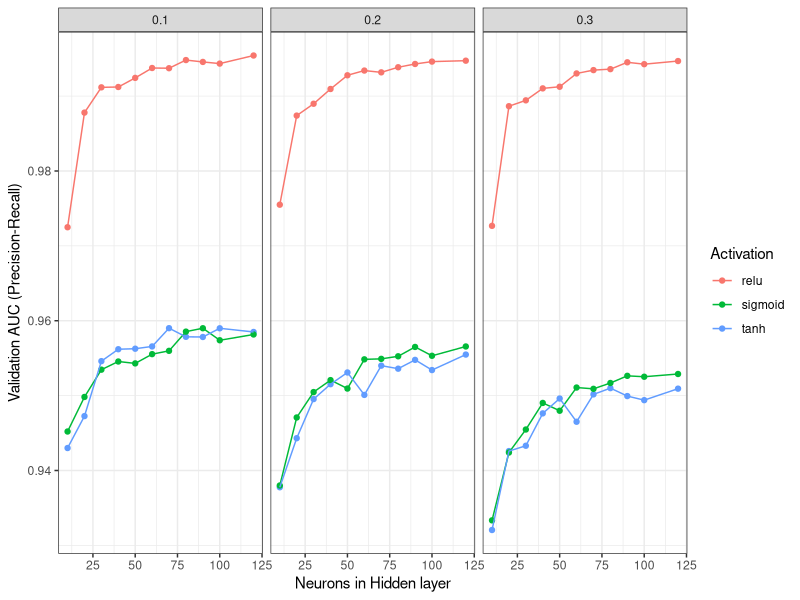
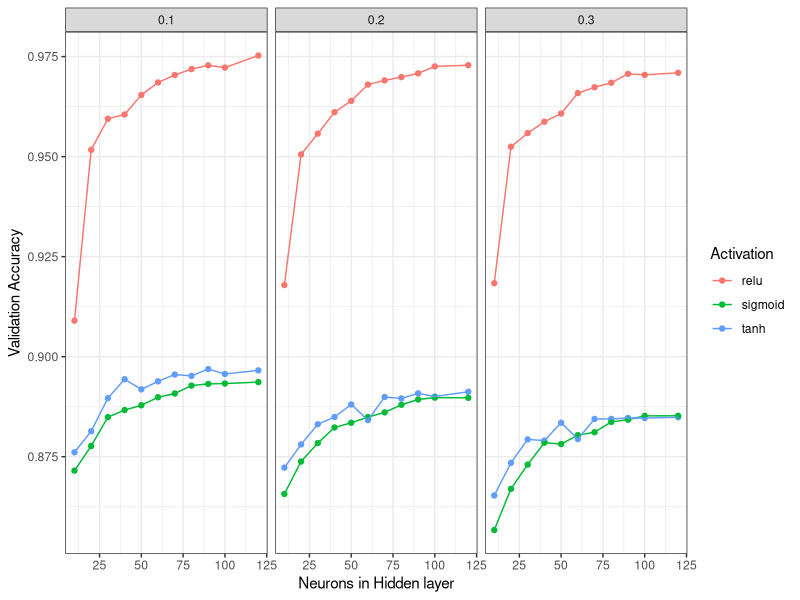

Here is the R script that generated these plots, in order:
## ---- chunk 1
knitr::opts_chunk$set(echo = TRUE)
## ---- chunk 2
library(ggplot2)
library(tidyverse)
## ---- chunk 3
df <- read.csv("ANNtune1.csv")
## ---- chunk 4
names(df)
## ---- chunk 5
ggplot(data=df) + 
  geom_point(aes(x=Hidden_neurons, y=val_auc_pr, col=Activation)) +
  geom_line(aes(x=Hidden_neurons, y=val_auc_pr, col=Activation)) + 
  facet_wrap(~Dropout, ncol = 3) + 
  labs(x="Neurons in Hidden layer", y="Validation AUC (Precision-Recall)")+
  theme_bw()
## ---- chunk 6
df %>% arrange(desc(val_auc_pr))
## ---- chunk 7
ggplot(data=df) + 
  geom_point(aes(x=Hidden_neurons, y=val_acc, col=Activation)) +
  geom_line(aes(x=Hidden_neurons, y=val_acc, col=Activation)) + 
  facet_wrap(~Dropout, ncol = 3) + 
  labs(x="Neurons in Hidden layer", y="Validation Accuracy")+
  theme_bw()
